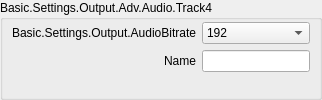
                            <widget class="QGroupBox" name="groupBox_4">
                             <property name="sizePolicy">
                              <sizepolicy hsizetype="Preferred" vsizetype="Preferred">
                               <horstretch>0</horstretch>
                               <verstretch>0</verstretch>
                              </sizepolicy>
                             </property>
                             <property name="title">
                              <string>Basic.Settings.Output.Adv.Audio.Track4</string>
                             </property>
                             <layout class="QFormLayout" name="formLayout_13">
                              <property name="fieldGrowthPolicy">
                               <enum>QFormLayout::AllNonFixedFieldsGrow</enum>
                              </property>
                              <property name="labelAlignment">
                               <set>Qt::AlignRight|Qt::AlignTrailing|Qt::AlignVCenter</set>
                              </property>
                              <property name="leftMargin">
                               <number>9</number>
                              </property>
                              <property name="topMargin">
                               <number>2</number>
                              </property>
                              <property name="rightMargin">
                               <number>9</number>
                              </property>
                              <property name="bottomMargin">
                               <number>9</number>
                              </property>
                              <item row="0" column="0">
                               <widget class="QLabel" name="label_53">
                                <property name="minimumSize">
                                 <size>
                                  <width>170</width>
                                  <height>0</height>
                                 </size>
                                </property>
                                <property name="text">
                                 <string>Basic.Settings.Output.AudioBitrate</string>
                                </property>
                                <property name="alignment">
                                 <set>Qt::AlignRight|Qt::AlignTrailing|Qt::AlignVCenter</set>
                                </property>
                                <property name="buddy">
                                 <cstring>advOutTrack4Bitrate</cstring>
                                </property>
                               </widget>
                              </item>
                              <item row="0" column="1">
                               <widget class="QComboBox" name="advOutTrack4Bitrate">
                                <property name="sizePolicy">
                                 <sizepolicy hsizetype="Preferred" vsizetype="Preferred">
                                  <horstretch>0</horstretch>
                                  <verstretch>0</verstretch>
                                 </sizepolicy>
                                </property>
                                <property name="currentIndex">
                                 <number>8</number>
                                </property>
                                <item>
                                 <property name="text">
                                  <string>32</string>
                                 </property>
                                </item>
                                <item>
                                 <property name="text">
                                  <string>48</string>
                                 </property>
                                </item>
                                <item>
                                 <property name="text">
                                  <string>64</string>
                                 </property>
                                </item>
                                <item>
                                 <property name="text">
                                  <string>80</string>
                                 </property>
                                </item>
                                <item>
                                 <property name="text">
                                  <string>96</string>
                                 </property>
                                </item>
                                <item>
                                 <property name="text">
                                  <string>112</string>
                                 </property>
                                </item>
                                <item>
                                 <property name="text">
                                  <string>128</string>
                                 </property>
                                </item>
                                <item>
                                 <property name="text">
                                  <string>160</string>
                                 </property>
                                </item>
                                <item>
                                 <property name="text">
                                  <string>192</string>
                                 </property>
                                </item>
                                <item>
                                 <property name="text">
                                  <string>256</string>
                                 </property>
                                </item>
                                <item>
                                 <property name="text">
                                  <string>320</string>
                                 </property>
                                </item>
                               </widget>
                              </item>
                              <item row="1" column="0">
                               <widget class="QLabel" name="label_54">
                                <property name="text">
                                 <string>Name</string>
                                </property>
                                <property name="buddy">
                                 <cstring>advOutTrack4Name</cstring>
                                </property>
                               </widget>
                              </item>
                              <item row="1" column="1">
                               <widget class="QLineEdit" name="advOutTrack4Name">
                                <property name="sizePolicy">
                                 <sizepolicy hsizetype="Expanding" vsizetype="Preferred">
                                  <horstretch>0</horstretch>
                                  <verstretch>0</verstretch>
                                 </sizepolicy>
                                </property>
                               </widget>
                              </item>
                             </layout>
                            </widget>
